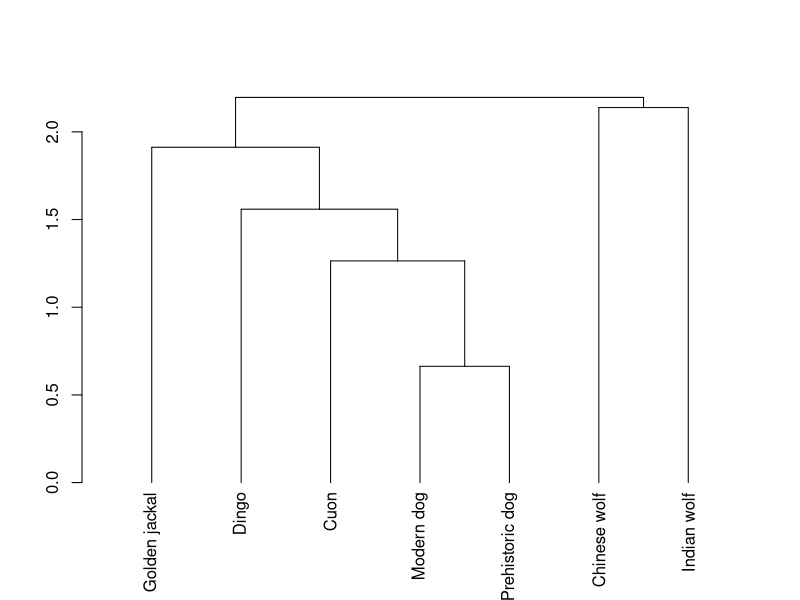
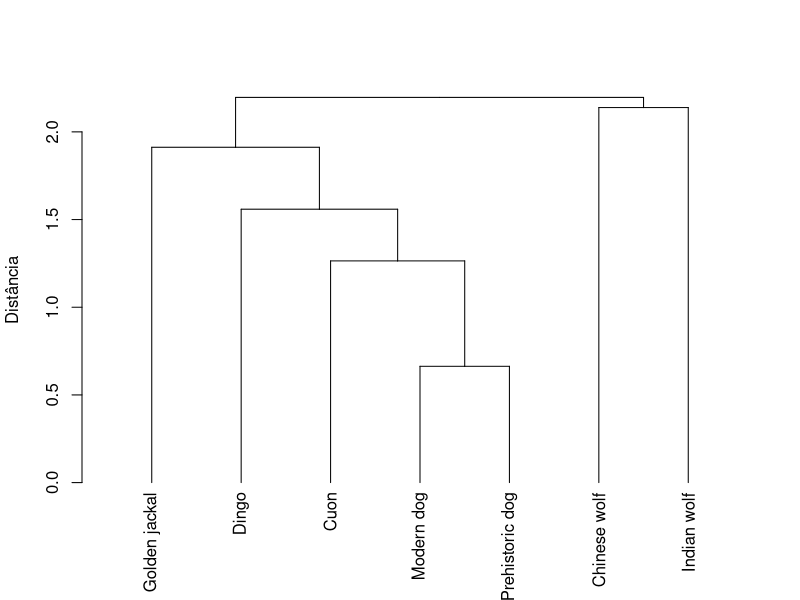
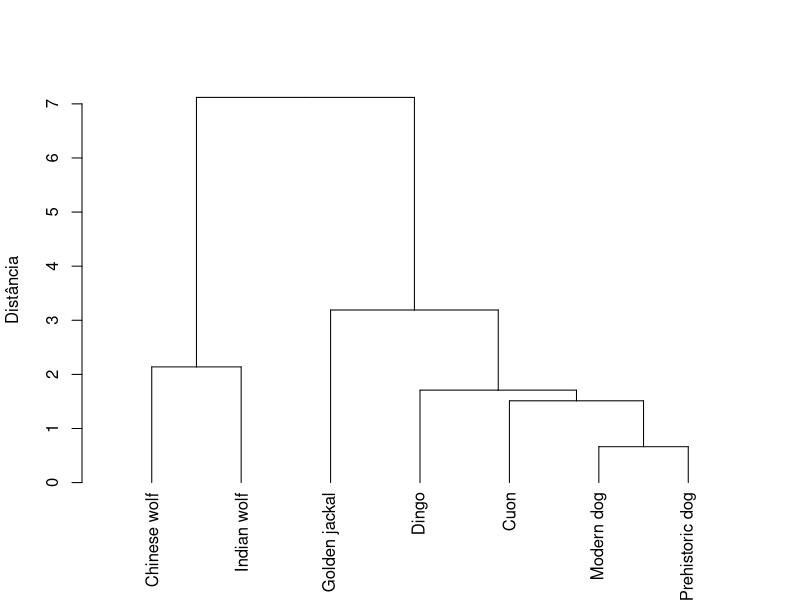
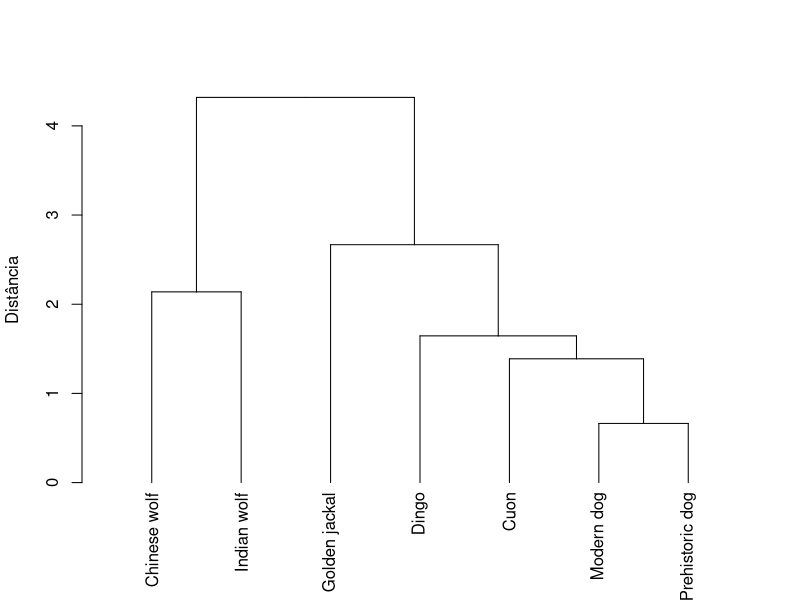
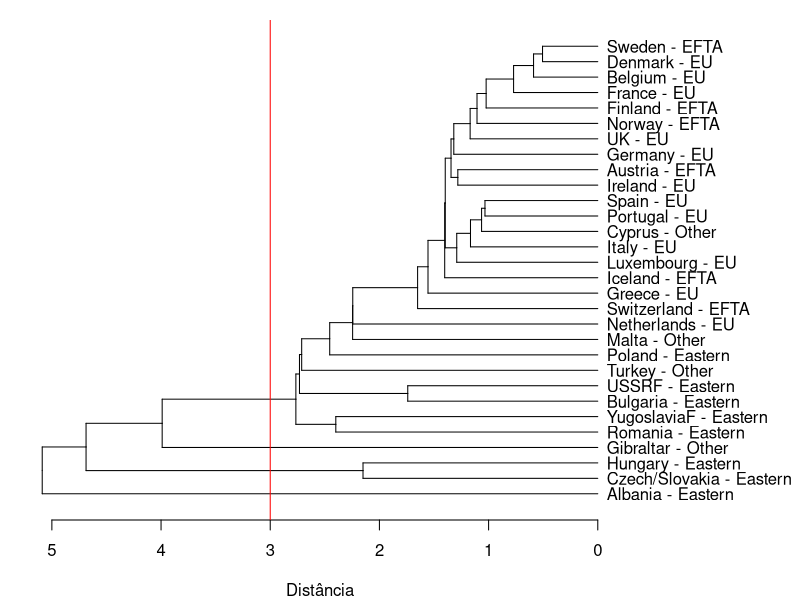
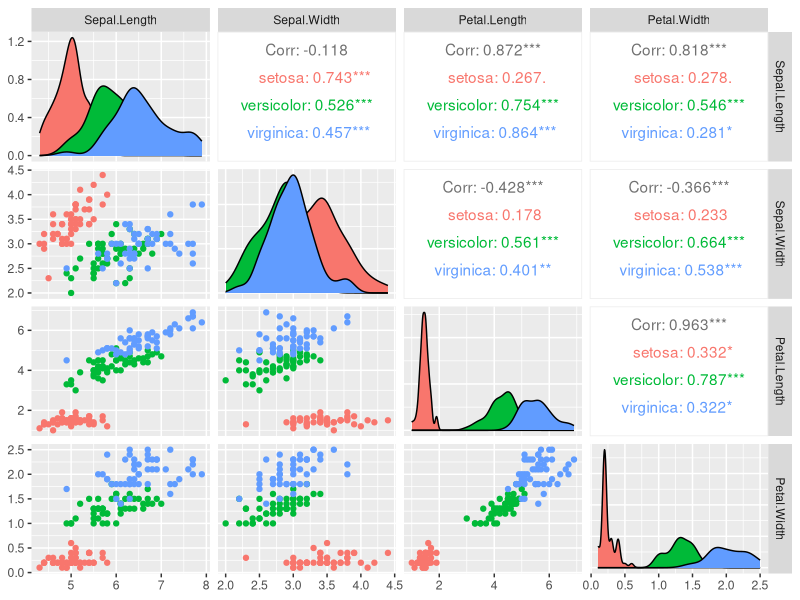
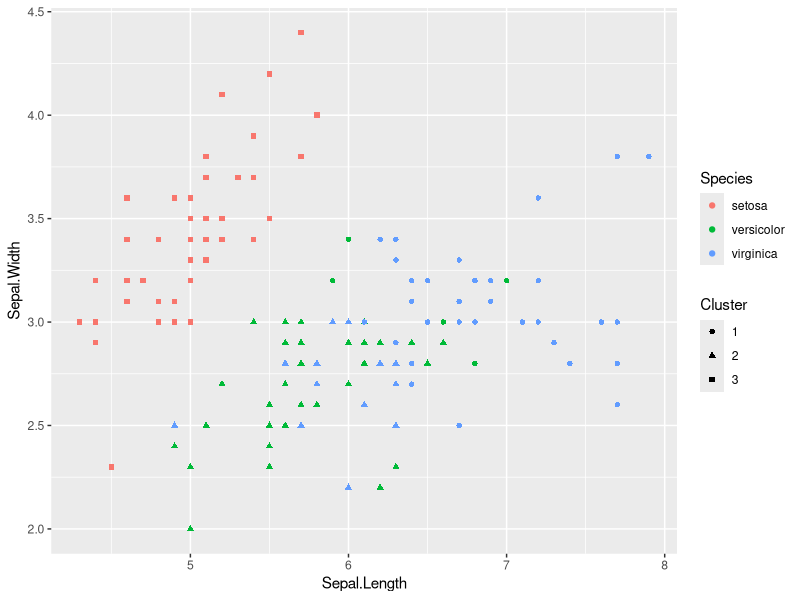
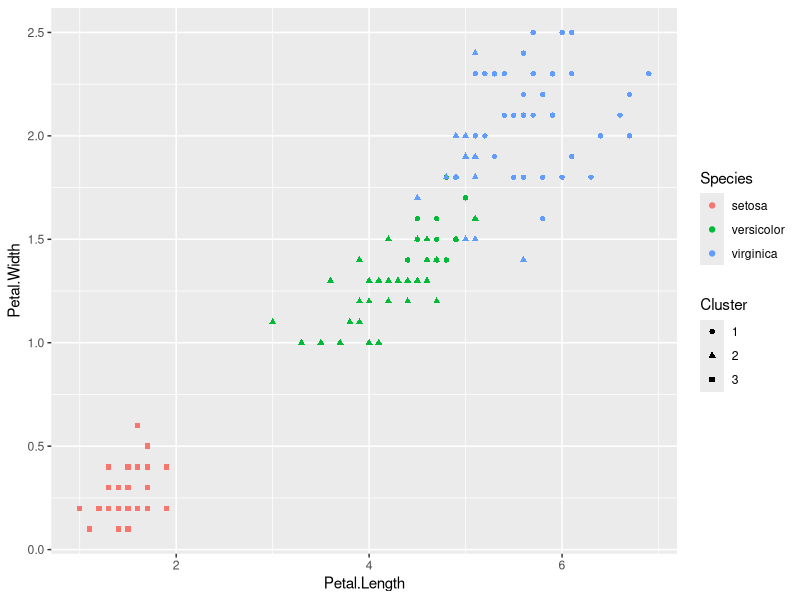

Recreate these plots in R, in order.
# Importando o cojunto de dados dos cães pré históricos

# Mand.Breadth = Largura da mandíbula;
# Mand.Height = Altura da mandíbula;
# Mol1.Length =  Comprimento do primeiro molar;
# Mol1.Breadth = Largura do primeiro molar;
# Mol1.3.Length = Comprimento do primeiro ao terceiro molar inclusive;
# Mol1.4.Length = Comprimento do primeiro ao quarto molar inclusive;


# dados em .txt
dogs <- read.table(file = "Prehistoric dogs.txt", 
                   header = TRUE)

# colocar as espécies como nome da linha
row.names(dogs) <- dogs$Group
dogs <- dogs[,-1]
dogs


# Padronizando os dados
dogs.padronizado <- scale(dogs)
dogs.padronizado


# Criando uma matriz de distâncias euclidianas 
distancia <- dist(dogs.padronizado, method = "euclidean")
distancia


# Analise de cluster pelo método do vizinho mais próximo
cluster.simple <- hclust(d = distancia, method = "single")

# Os pesos ou distancias de agrupamento
cluster.simple$height

# Dendrograma
# dev.off() # para voltar as configurações normais do plot 
plot(as.dendrogram(cluster.simple))
plot(as.dendrogram(cluster.simple),
     xlab = "", ylab = "Distância", main = "")


# Analise de cluster pelo método do vizinho mais distante e dendrograma
cluster.completa <- hclust(d = distancia, method = "complete")
plot(as.dendrogram(cluster.completa),
     xlab = "", ylab = "Distância", main = "")


# Analise de cluster pelo método de ligação média e dendrograma
cluster.media <- hclust(d = distancia, method = "average")
plot(as.dendrogram(cluster.media),
     xlab = "", ylab = "Distância", main = "")


# Exemplo Paises europeus -------------------------------------------------

paises <- read.table("Euroemp.txt", h=T)
paises

# Unir as informações de país e grupo
paises$name <- apply(paises[, 1:2], 1, paste, collapse = " - ")

# colocar os paises como nome da linha
row.names(paises) <- paises$name
paises <- paises[-c(1,2,12)]
paises

# Padronizando os dados
paises.padronizado <- scale(paises)

# Criando uma matriz de distâncias euclidianas 
distancia <- dist(paises.padronizado, method = "euclidean")

# Analise de cluster pelo método do vizinho mais próximo e dendrograma
cluster.simple <- hclust(d = distancia, method = "single")
par(mar=c(4,1,1,9))
plot(as.dendrogram(cluster.simple),
     xlab = "Distância", ylab = "", main = "", horiz=T)
abline(v = 3, col = "red")
dev.off() #cancelando as configurações do par


# Método k-médias ---------------------------------------------------------

data(iris)

# Observando os dados
library("GGally")
ggpairs(iris,
        columns = 1:4,
        aes(color = Species))

# Utilizando a função kmeans
kmedias <- kmeans(scale(iris[,-5]), centers=3, algorithm = "Lloyd")
kmedias

table(kmedias$cluster, iris$Species)

# Criando uma coluna para agrupamento
iris2 <- iris
iris2$Cluster <- as.factor(kmedias$cluster)

ggplot(data = iris2, aes(x = Sepal.Length, y = Sepal.Width)) +
  geom_point(aes(color = Species, shape = Cluster))

ggplot(data = iris2, aes(x = Petal.Length, y = Petal.Width)) +
  geom_point(aes(color = Species, shape = Cluster))


# Exemplo cães pré-históricos --------------------------------------

dogs <- read.table(file = "Prehistoric dogs.txt", 
                   header = TRUE)

ggpairs(dogs,
        columns = 2:7)

dogs.padronizado <- scale(dogs[,-1])
dogs.padronizado

# Utilizando a função kmeans
kmedias <- kmeans(dogs.padronizado, centers=2, algorithm = "Lloyd")
kmedias

# Criando uma coluna para agrupamento
dogs2 <- dogs
dogs2$Cluster <- as.factor(kmedias$cluster)

dogs2[,c(1,8)]

ggplot(data = dogs2, aes(x = Mand.Breadth, y = Mand.Height, label = Group)) +
  geom_text(aes(color = Cluster), size = 5)
